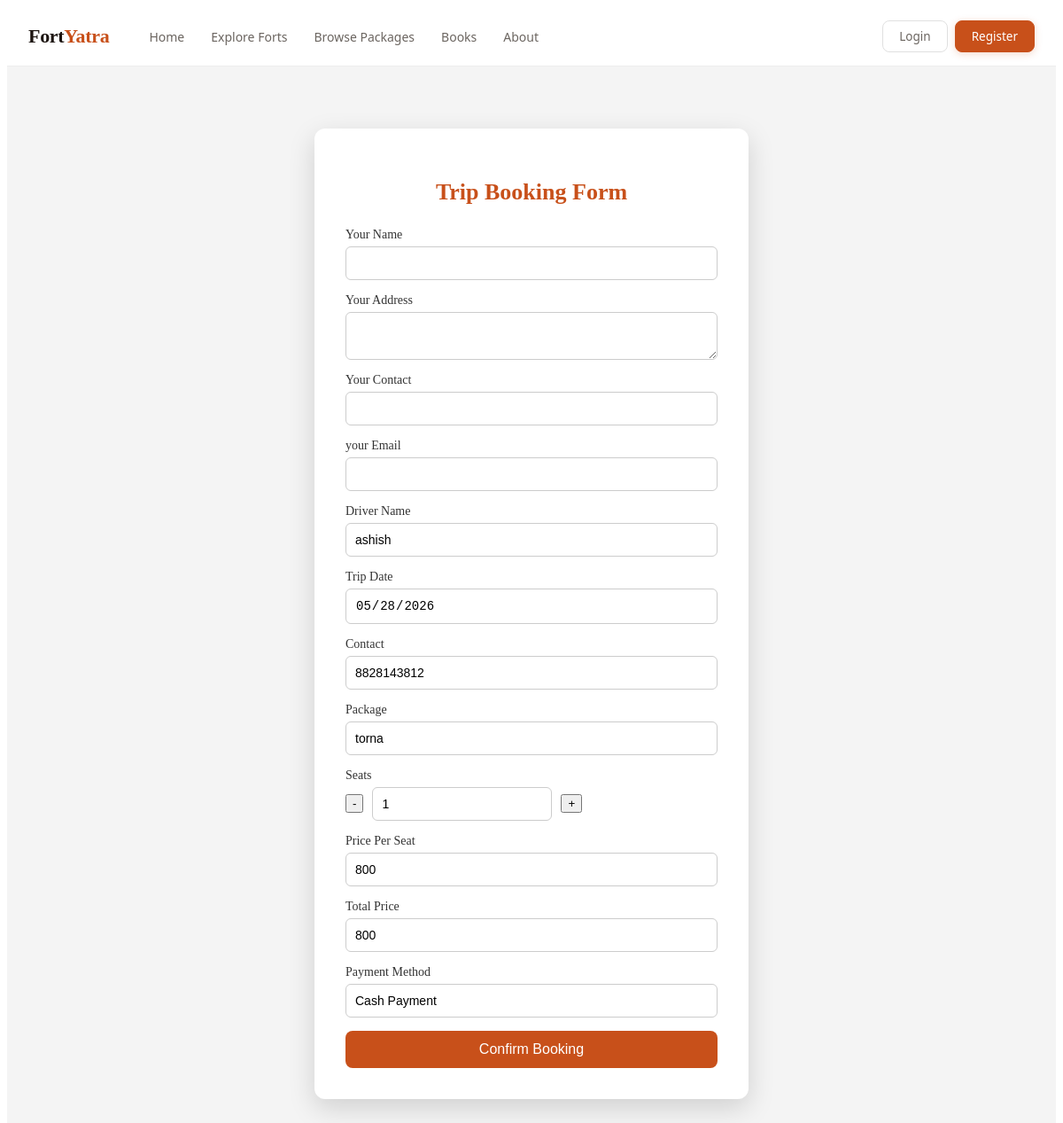
The page /booking/12/ on the database its author committed.
### users/models.py (models this page shows, shortened)
class package(models.Model):
    fort_name = models.CharField(max_length=100)
    driver_name = models.CharField(max_length=100)
    contact = models.CharField(max_length=10)
    pickup_place = models.CharField(max_length=150)
    pickup_date = models.DateField()
    seats = models.IntegerField()
    price = models.IntegerField()
    offer_price = models.IntegerField()
    created_by_user = models.BooleanField(default=False)

### users/views.py (the view, shortened to what this page needs)
# urls.py: path('booking/<int:id>/', views.booking, name='booking'),
def booking(request, id):
    pkg = package.objects.get(id=id)
    seats_left = pkg.seats
    if seats_left <= 0:
        return render(request, "sold_out.html")
    return render(request, 'booking.html', {"pkg": pkg})

### templates/booking.html (shortened to what this page needs)
<!DOCTYPE html>
<html>
<head>
<link rel="stylesheet" href="/static/css/booking.css">
<link rel="stylesheet" href="/static/css/nav.css">
</head>
<body>
{% include "navBar.html" %}
<section class="booking-section">
<div class="booking-container">
<h2 class="title">Trip Booking Form</h2>
<form method="POST" id="bookingForm">
<div class="input-group">
<label>Your Name</label>
<input type="text" name="name" required>
</div>
<div class="input-group">
<label>Your Address</label>
<textarea name="address" required></textarea>
</div>
<div class="input-group">
<label>Your Contact</label>
<input type="text" name="your_contact" required>
</div>
<div class="input-group">
<label>your Email</label>
<input type="email" name="email" required>
</div>
<div class="input-group">
<label>Driver Name</label>
<input type="text" name="driver" value="{{ pkg.driver_name }}" readonly>
</div>
<div class="input-group">
<label>Trip Date</label>
<input type="date" name="date" value="{{ pkg.pickup_date|date:'Y-m-d' }}" readonly>
</div>
<div class="input-group">
<label>Contact</label>
<input type="text" name="contact" value="{{ pkg.contact }}" readonly>
</div>
<div class="input-group">
<label>Package</label>
<input type="text" name="package" value="{{ pkg.fort_name }}" readonly>
</div>
<div class="input-group">
<label>Seats</label>
<div style="display:flex;gap:10px;align-items:center;">
<button type="button" onclick="minusSeat()">-</button>
<input type="number" id="seat" name="seat" value="1" min="1" readonly>
<button type="button" onclick="plusSeat()">+</button>
</div>
</div>
<div class="input-group">
<label>Price Per Seat</label>
<input type="text" id="price" value="{{ pkg.offer_price }}" readonly>
</div>
<div class="input-group">
<label>Total Price</label>
<input type="text" id="total_price" name="total_price" readonly>
</div>
<div class="input-group">
<label>Payment Method</label>
<input type="text" value="Cash Payment" readonly>
</div>
<button class="book-btn" type="submit">Confirm Booking</button>
</form>
</div>
</section>
</body>
</html>

### static/css/booking.css (style rules this page uses)
.booking-section { padding:70px 20px; background:#f4f4f4; display:flex; justify-content:center; align-items:center; }
.booking-container { width:420px; background:white; padding:35px; border-radius:12px; box-shadow:0 10px 30px rgba(0,0,0,0.15); animation:fadeUp 0.7s ease; }
.title { text-align:center; margin-bottom:25px; font-size:26px; color:#C8501A; }
.input-group { margin-bottom:15px; display:flex; flex-direction:column; }
.input-group label { font-size:14px; margin-bottom:5px; color:#333; }
.input-group input, .input-group textarea { padding:10px; border:1px solid #ccc; border-radius:6px; font-size:14px; transition:0.3s; }
.book-btn { width:100%; padding:12px; background:#C8501A; color:white; border:none; border-radius:8px; font-size:16px; cursor:pointer; transition:0.3s; }

### static/css/nav.css (style rules this page uses)
:root { --saffron: #C8501A; --saffron-hover: #b04416; --saffron-light: #FFF4EF; --dark: #1C1410; --white: #FFFFFF; --stone: #6B6560; --stone-light: #F5F2EE; --nav-height: 66px; --font-display: 'Playfair Display', Georgia, serif; --font-body: 'DM Sans', system-ui, sans-serif; --transition: 0.22s ease; }

### rows shown on the page
package: driver "ashish", date "05/28/2026", contact "8828143812", package "torna", offer_price "800"
